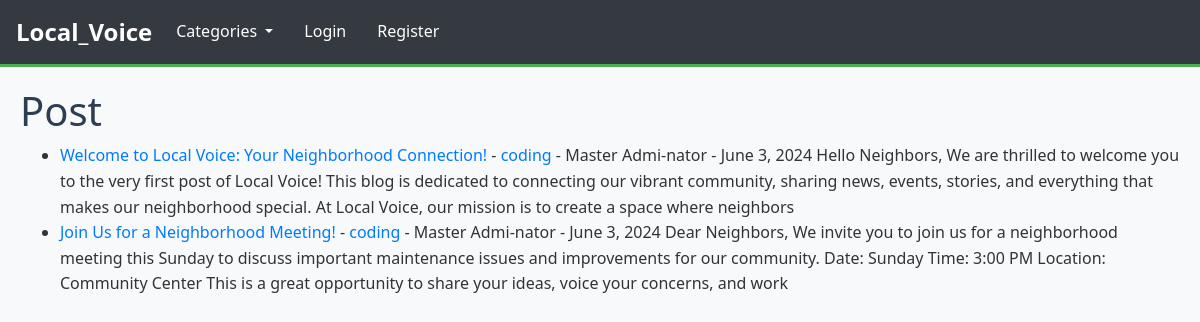
/, run on an earlier commit of the app's database.
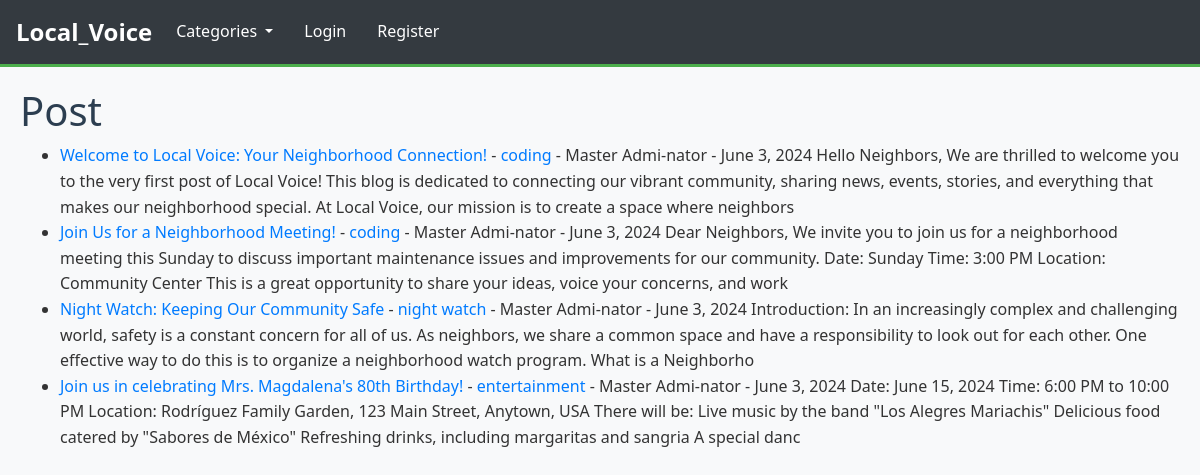
And on a later commit of the database.
### Local_Voice/models.py (models this page shows, shortened)
class Post(models.Model):
    title = models.CharField(max_length=255)
    title_tag = models.CharField(max_length=255)
    author = models.ForeignKey(User, on_delete=models.CASCADE)
    body = models.TextField()
    post_date = models.DateField(auto_now_add=True)
    category = models.CharField(max_length=255, default='coding')
    likes = models.ManyToManyField(User, related_name='blog_posts')

### Local_Voice/views.py (the view)
# urls.py: path('',HomeView.as_view(), name="home"),
class HomeView(ListView):
    model = Post
    template_name= 'home.html'
    ordering =['-post_date']
    def get_context_data(self,*args,**kwargs):
        cat_menu = Category.objects.all()
        context = super(HomeView, self).get_context_data(*args,**kwargs)
        context["cat_menu"]=cat_menu
        return context

### Local_Voice/models.py (called while the page is built)
    def __str__(self):
        return self.name

### Local_Voice/templates/home.html (shortened to what this page needs)
{% extends 'base.html' %}
{% block content %}
<h1>Post</h1>
<ul>
{% for post in object_list %}
    <li><a href="{% url 'article-detail' post.pk %}">{{ post.title }}</a>
        - <a href="{% url 'category' post.category|slugify %}">{{ post.category }}</a>
        - {{ post.author.first_name }}
        {{ post.author.last_name }} - {{ post.post_date }}
    {{ post.body|slice:":300" }}</li>
{% endfor%}
</ul>
{% endblock %}

### Local_Voice/templates/base.html (shortened to what this page needs)
<!doctype html>
<html lang="en">
  <head>
    {% load static %}
    <link rel="stylesheet" href="https://cdn.jsdelivr.net/npm/bootstrap@4.4.1/dist/css/bootstrap.min.css">
    <link rel="stylesheet" href="{% static 'css/styles.css' %}">
  </head>
  <body>
    <nav class="navbar navbar-expand-lg navbar-dark bg-dark">
        <a class="navbar-brand" href="{% url 'home' %}">Local_Voice</a>
        <div class="collapse navbar-collapse" id="navbarSupportedContent">
          <ul class="navbar-nav mr-auto">
            {% if cat_menu %}
              <li class="nav-item dropdown">
                <a class="nav-link dropdown-toggle" href="#" id="navbarDropdown" role="button" data-toggle="dropdown" aria-haspopup="true" aria-expanded="false">
                  Categories
                </a>
              </li>
            {% else %}
              <li class="nav-item">
                <a class="nav-link" href="{% url 'category-list' %}">Categories</a>
              </li>
            {% endif %}
            {% if user.is_authenticated %}
              <li class="nav-item">
                <a class="nav-link" href="{% url 'add_post' %}">Add Post</a>
              </li>
              <li class="nav-item">
                <a class="nav-link" href="{% url 'add_category' %}">Add Category</a>
              </li>
              <li class="nav-item" style="position: relative">
                <form action="{% url 'logout' %}" method="post">
                  {% csrf_token %}
                  <button type="submit" class="nav-link" style="border: none; background: none; cursor: pointer">
                    Logout
                  </button>
                </form>
              </li>
            {% else %}
              <li class="nav-item">
                <a class="nav-link" href="{% url 'login' %}">Login</a>
              </li>
              <li class="nav-item">
                <a class="nav-link" href="{% url 'register' %}">Register</a>
              </li>
            {% endif %}
          </ul>
        </div>
      </nav>
      <div class="container">
        {% block content %}
        {% endblock %}
      </div>
  </body>
</html>

### static/css/styles.css (style rules this page uses)
body { font-family: 'Segoe UI', Tahoma, Geneva, Verdana, sans-serif; background-color: #f8f9fa; color: #333; margin: 0; padding: 0; line-height: 1.6; }
.container { max-width: 1200px; margin: auto; padding: 20px; }
h1, h2, h3, h4, h5, h6 { color: #2c3e50; }
.navbar { background-color: #5cb85c; border-bottom: 3px solid #4cae4c; }
.navbar-brand { font-weight: bold; font-size: 1.5rem; color: #fff !important; }
.navbar-nav .nav-link { color: #fff !important; margin-right: 15px; }

What changed in the data, as far as the page shows it:
added Post: title "Night Watch: Keeping Our Community Safe", category "night watch", author.first_name "Master", author.last_name "Admi-nator", post_date "June 3, 2024", body "Introduction: In an increasingly complex and challenging world, safety is a constant concern for all of us. As neighbors, we share a common space and have a responsibility to look out for each other. One effective way to do this is to organize a neighborhood watch program. What is a Neighborho"
added Post: title "Join us in celebrating Mrs. Magdalena's 80th Birthday!", category "entertainment", author.first_name "Master", author.last_name "Admi-nator", post_date "June 3, 2024", body "Date: June 15, 2024 Time: 6:00 PM to 10:00 PM Location: Rodríguez Family Garden, 123 Main Street, Anytown, USA There will be: Live music by the band \"Los Alegres Mariachis\" Delicious food catered by \"Sabores de México\" Refreshing drinks, including margaritas and sangria A special danc"
